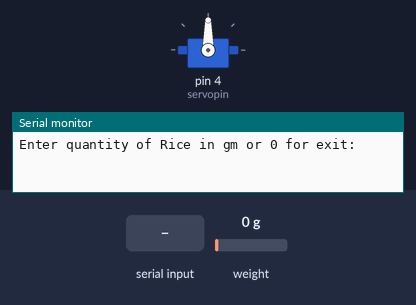
Simulated run of this sketch. Board: Arduino Uno, built with avr-gcc and run on an emulated ATmega328P. Shown: servo, the last lines printed to the serial monitor. The inputs (shaded band) are chosen by the test bench; at power-on: weight on the scale 0 g.

Above: at 1.2 s.
1.3 s: "90,45\n" received over Serial
At 2.5 s:
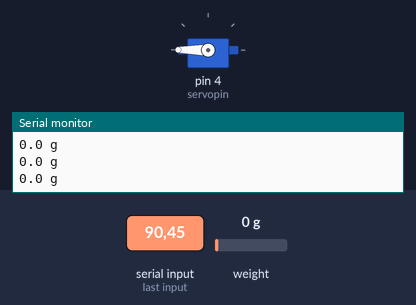
2.8 s: weight on the scale set to 2 g
At 4.1 s:
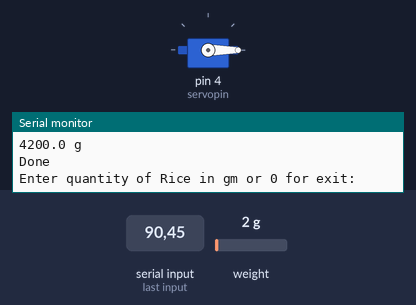
Timing chart, 0 to 5.8 s (numbered marks = the images above; inputs shaded):
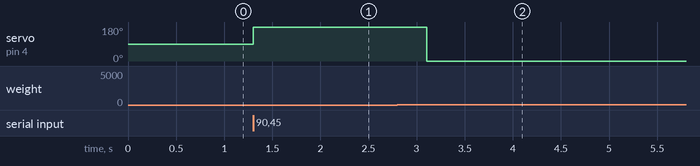

The sketch:

rationvendersolid.ino
```cpp
//----------------------------------------------------------------------------------------\\

#include <Servo.h>

Servo myservo;  // create servo object to control a servo
int val;    // variable to read the value from the analog pin
int servopin=4;

//-----------------------------------------------------------------------------------------\\

// Hx711.DOUT - pin #A3
// Hx711.SCK - pin #A2

#include <Hx711.h>
Hx711 scale(A3, A2);
float gm=0.0;
int califactor=5;

//-------------------------------------------------------------------------------------\\

void setup()
{
  myservo.attach(servopin);  // attaches the servo on pin 9 to the servo object
  Serial.begin(9600);
}

//-----------------------------------------------------------------------------------------\\

void loop()
{
   //rfid();
    solid();
}

void solid()
{
  Serial.println("Enter quantity of Rice in gm or 0 for exit:");
  while(!Serial.available());//wait for value
  gm=0;
  int val=0;
  val=Serial.parseInt();
  if(val==0)
  {
        Serial.println("Done");
        Serial.println();
        return;
  }
  myservo.write(180);                  // sets the servo position according to the scaled value

  while(gm<val)
  {
    gm=(califactor*scale.getGram());
    Serial.print(gm,1);
    Serial.println(" g");
    delay(200);
    if(Serial.available())
      {
        if(Serial.read()=='x')
        {
        gm=0;
        val=0;
        Serial.println("Done");
        Serial.println();
        myservo.write(0);
        return;
       }
      }
  }

  Serial.println("Done");
  Serial.println();
  myservo.write(0);
}
```

Measured:
- the behaviour switches between 0 and 1 g on weight on the scale (found by bisection; images 1 and 2)
- after the input at 1.3 s, servo on pin 4 (servopin): 90° → 180° at once
- after the input at 2.8 s, servo on pin 4 (servopin): 180° → 0° after 0.31 s
